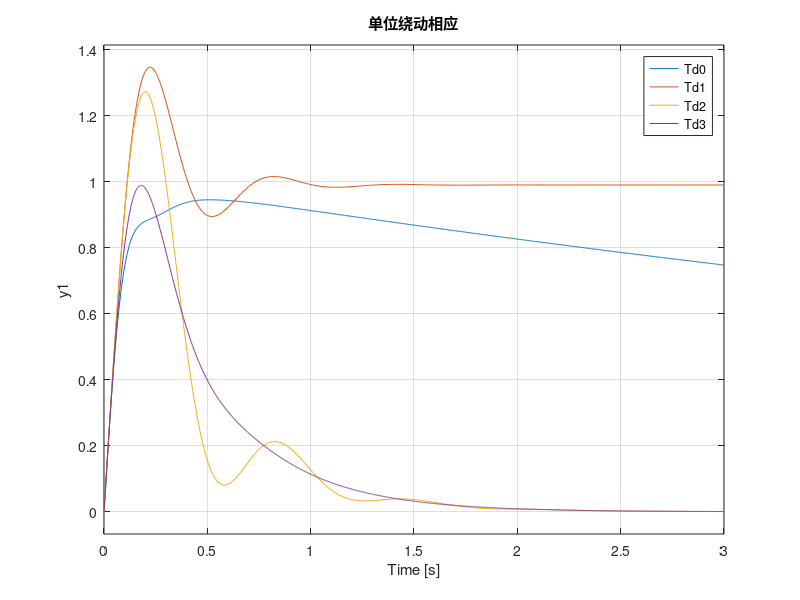
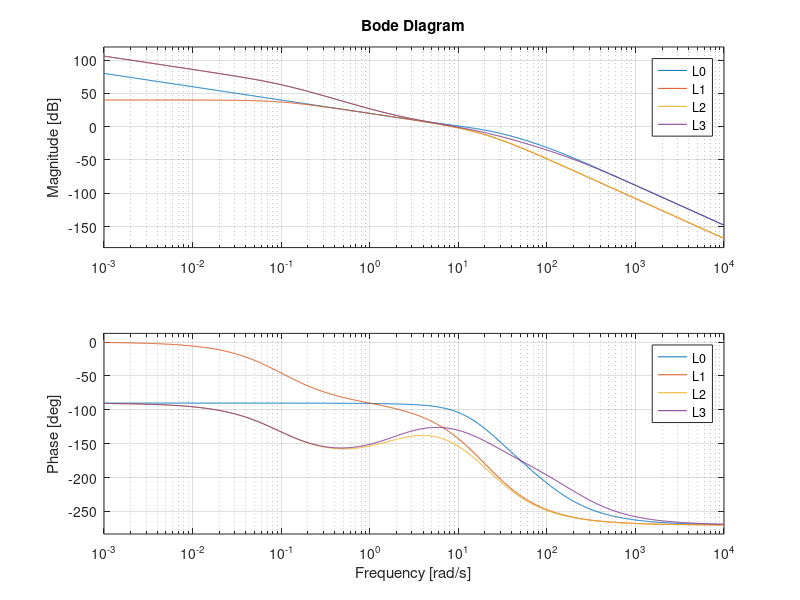

Here is the MATLAB script that generated these plots, in order:
clear all;
close all;
clc;
%% 控制器设计要求:
% 1. 指令跟踪:上升时间(指达到终值的90%)应小于0.3s,超调亮应小于5%
% 2. 扰动抑制:对于单位阶跃响应,输出的响应在任何时刻都不应超出区间[-1,1],并且应该尽可能快的返回到0(|y(t)|在3s后至少小于0.1)
% 3. 输入约束:u(t)在所有的时间都应该在区间[-1,1]以内,以避免输入饱和
%
%%
s = tf('s');
G = 200/(10*s+1)/(0.05*s+1)^2;
Gd = 100/(10*s+1);

Wc = 10;
%% 0.逆基控制器
K0 = Wc/s*(10*s+1)/200 * (0.1*s + 1)/(0.01*s+1);
L0 = K0*G;
T0 = L0/(1+L0);
Td0 = Gd/(1+L0);
[GM0,PM0] = margin(L0)

%% 1.扰动抑制
K1 = 0.5;
L1 = K1*G;
T1 = L1/(1+L1);
Td1 = Gd/(1+L1);
[GM1,PM1] = margin(L1)

%% 2.扰动抑制低频积分(低频段增加增益)
K2 = 0.5*(s+2)/s;
L2 = K2*G;
T2 = L2/(1+L2);
Td2 = Gd/(1+L2);
[GM2,PM2] = margin(L2)

%% 3.高频矫正
K3 = K2*(0.05*s+1)/(0.005*s+1);
L3 = K3*G;
T3 = L3/(1+L3);
Td3 = Gd/(1+L3);
[GM3,PM3] = margin(L3)

T4 = (0.5*s+1)/(0.65*s+1)/(0.03*s+1)*T3;

%% plot data
subplot(1,2,1)
step(T0,T1,T2,T3,T4,3);grid on;
title('单位阶跃响应')
subplot(1,2,2)
step(Td0,Td1,Td2,Td3,3);grid on;
title('单位绕动相应');

figure;
bode(L0,L1,L2,L3);grid on;
legend('L0','L1','L2','L3')
